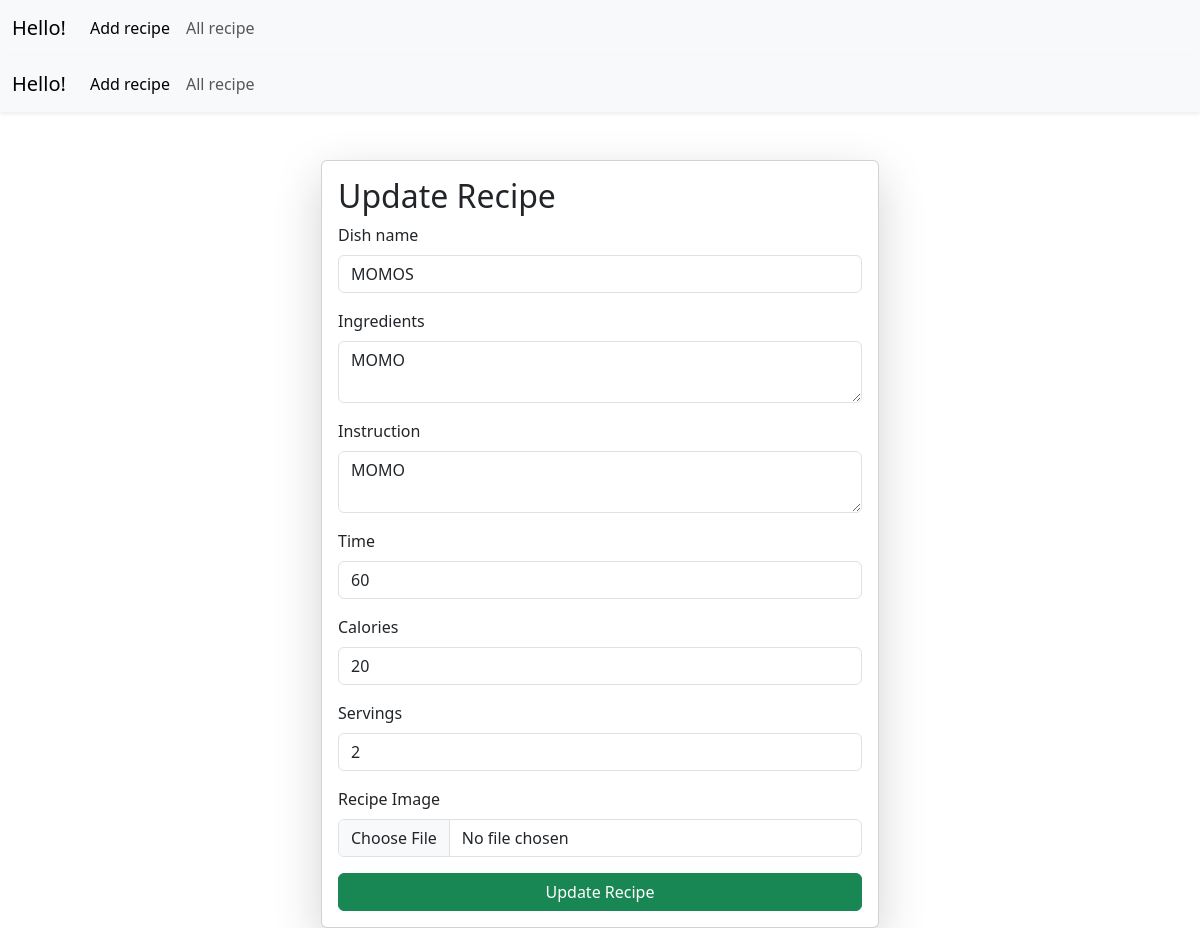
The app's page /update/2/ with its own data.
### Veg_App/models.py (models this page shows)
class Recipe(models.Model):
    name = models.CharField(max_length= 100)
    instruction = models.TextField()
    imagefile = models.ImageField(upload_to= 'images')
    ingredients = models.TextField()
    time_took = models.IntegerField()
    calory = models.IntegerField()
    serving = models.IntegerField()
    category_ref = models.ForeignKey("Category", on_delete = models.CASCADE, null=True)

### Veg_App/views.py (the view, shortened to what this page needs)
# urls.py: path('update/<id>/', Update_recipe, name='update-recipe'),
def Update_recipe(request, id):
    queryset = Recipe.objects.get(id=id)
    messages.success(request, 'Recipe updated successfully!')
    context = {'recipe': queryset}
    return render(request, 'update.html', context)

### Veg_App/templates/update.html (shortened to what this page needs)
{% extends "base.html" %}
{% block content %}
{% include "nav.html" %}
    <div class="container mt-5">
        <form class="col-6 mx-auto card p-3 shadow-lg" method="post" enctype="multipart/form-data">
            <h2>Update Recipe</h2>
            <div class="mb-3">
              <label for="recipeName" class="form-label">Dish name</label>
              <input name="name" value="{{recipe.name}}" required type="text" class="form-control" >
            </div>
            <div class="mb-3">
              <label for="ingredients" class="form-label">Ingredients</label>
              <textarea name="ingredients" required class="form-control">{{recipe.ingredients}}</textarea>
            </div>
            <div class="mb-3">
              <label for="instruction" class="form-label">Instruction</label>
              <textarea name="instruction" required class="form-control">{{recipe.instruction}}</textarea>
            </div>
            <div class="mb-3">
              <label for="time_took" class="form-label">Time</label>
              <input name="time_took" value="{{recipe.time_took}}" required type="text" class="form-control" >
            </div>
            <div class="mb-3">
              <label for="calory" class="form-label">Calories</label>
              <input name="calory" value="{{recipe.calory}}" required type="text" class="form-control" >
            </div>
            <div class="mb-3">
              <label for="serving" class="form-label">Servings</label>
              <input name="serving" value="{{recipe.serving}}" required type="text" class="form-control" >
            </div>
            <div class="mb-3">
                <label for="recipeImage" class="form-label">Recipe Image</label>
                <input name="imagefile" type="file" class="form-control" >
              </div>
            <button type="Update" class="btn btn-success">Update Recipe</button>
          </form>
    </div>
{% endblock %}

### records on screen
Recipe: name "MOMOS", ingredients "MOMO", instruction "MOMO", time_took "60", calory "20", serving "2"
